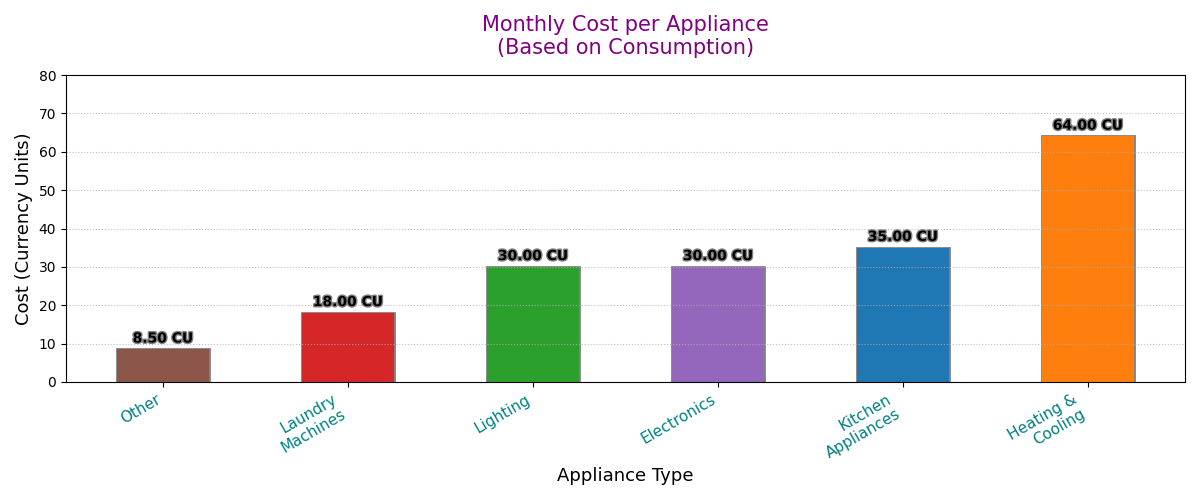

Write the Python code that produced this figure.
import matplotlib.pyplot as plt
import numpy as np
from matplotlib import patheffects

appliance_types = ["Kitchen\nAppliances", "Heating &\nCooling", "Lighting", "Laundry\nMachines", "Electronics", "Other"]
energy_consumption = [250, 400, 150, 100, 200, 50]
variability = [30, 50, 20, 10, 25, 5]
colors = ['#1f77b4', '#ff7f0e', '#2ca02c', '#d62728', '#9467bd', '#8c564b']

# Sort the data for plotting
sorted_indices = np.argsort(energy_consumption)  # For ascending order
# sorted_indices = np.argsort(energy_consumption)[::-1]  # For descending order
sorted_appliance_types = [appliance_types[i] for i in sorted_indices]
sorted_energy_consumption = [energy_consumption[i] for i in sorted_indices]
sorted_variability = [variability[i] for i in sorted_indices]
sorted_colors = [colors[i] for i in sorted_indices]

benchmark = 200

fig, ax = plt.subplots(figsize=(12, 7))

bar_positions = np.arange(len(sorted_appliance_types))
bars = ax.bar(bar_positions, sorted_energy_consumption, yerr=sorted_variability, capsize=8, 
              color=sorted_colors, width=0.5, path_effects=[patheffects.withStroke(linewidth=2, foreground="gray")])

for bar in bars:
    yval = bar.get_height()
    ax.text(bar.get_x() + bar.get_width() / 2, yval + 10, f'{yval} kWh', ha='center', va='bottom',
            fontsize=10, fontweight='bold', path_effects=[patheffects.withStroke(linewidth=2, foreground="gray")])

ax.annotate('Peak Usage', xy=(len(bar_positions) - 2, max(sorted_energy_consumption)), xytext=(len(bar_positions), max(sorted_energy_consumption) + 20),
            arrowprops=dict(facecolor='blue', shrink=0.05), fontsize=11, color='darkred')

ax.axhline(y=benchmark, color='black', linestyle='-.', linewidth=2, label='Benchmark')

ax.set_title("Energy Consumption by Appliance\nType in an Average Home", fontsize=17, color='purple', pad=15)
ax.set_xlabel("Appliance Type", fontsize=13)
ax.set_ylabel("Energy Consumption (kWh)", fontsize=13)
ax.set_xticks(bar_positions)
ax.set_xticklabels(sorted_appliance_types, fontsize=11, rotation=30, ha='right', color='teal')
ax.set_ylim(0, 500)

ax.yaxis.grid(True, linestyle=':', alpha=0.8)
ax.legend(loc='upper left', frameon=False)

plt.tight_layout()

sorted_cost_per_kwh = [0.14, 0.16, 0.20, 0.18, 0.15, 0.17]  # Cost also needs to be sorted according to sorted_indices
sorted_monthly_costs = np.array(sorted_energy_consumption) * np.array([sorted_cost_per_kwh[i] for i in sorted_indices])

fig, ax2 = plt.subplots(figsize=(12, 5))

bars2 = ax2.bar(bar_positions, sorted_monthly_costs, color=sorted_colors, width=0.5,
                path_effects=[patheffects.withStroke(linewidth=2, foreground="gray")])

ax2.set_title("Monthly Cost per Appliance\n(Based on Consumption)", fontsize=15, color='purple', pad=15)
ax2.set_xlabel("Appliance Type", fontsize=13)
ax2.set_ylabel("Cost (Currency Units)", fontsize=13)
ax2.set_xticks(bar_positions)
ax2.set_xticklabels(sorted_appliance_types, fontsize=11, rotation=30, ha='right', color='teal')
ax2.set_ylim(0, 80)
ax2.yaxis.grid(True, linestyle=':', alpha=0.8)

for bar in bars2:
    yval = bar.get_height()
    ax2.text(bar.get_x() + bar.get_width() / 2, yval + 1, f'{yval:.2f} CU', ha='center', va='bottom',
             fontsize=10, fontweight='bold', path_effects=[patheffects.withStroke(linewidth=2, foreground="gray")])

plt.tight_layout()
plt.show()
